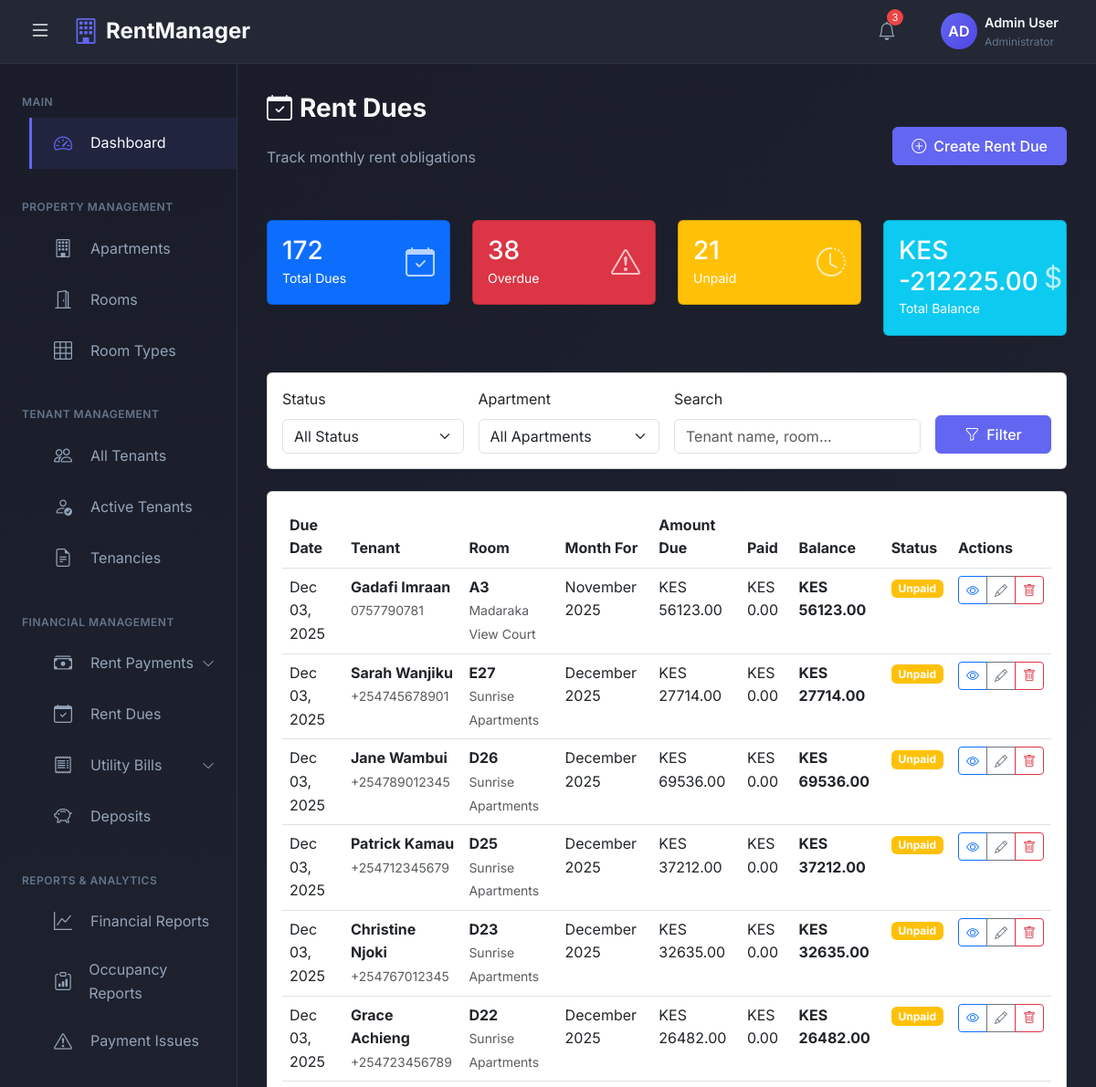
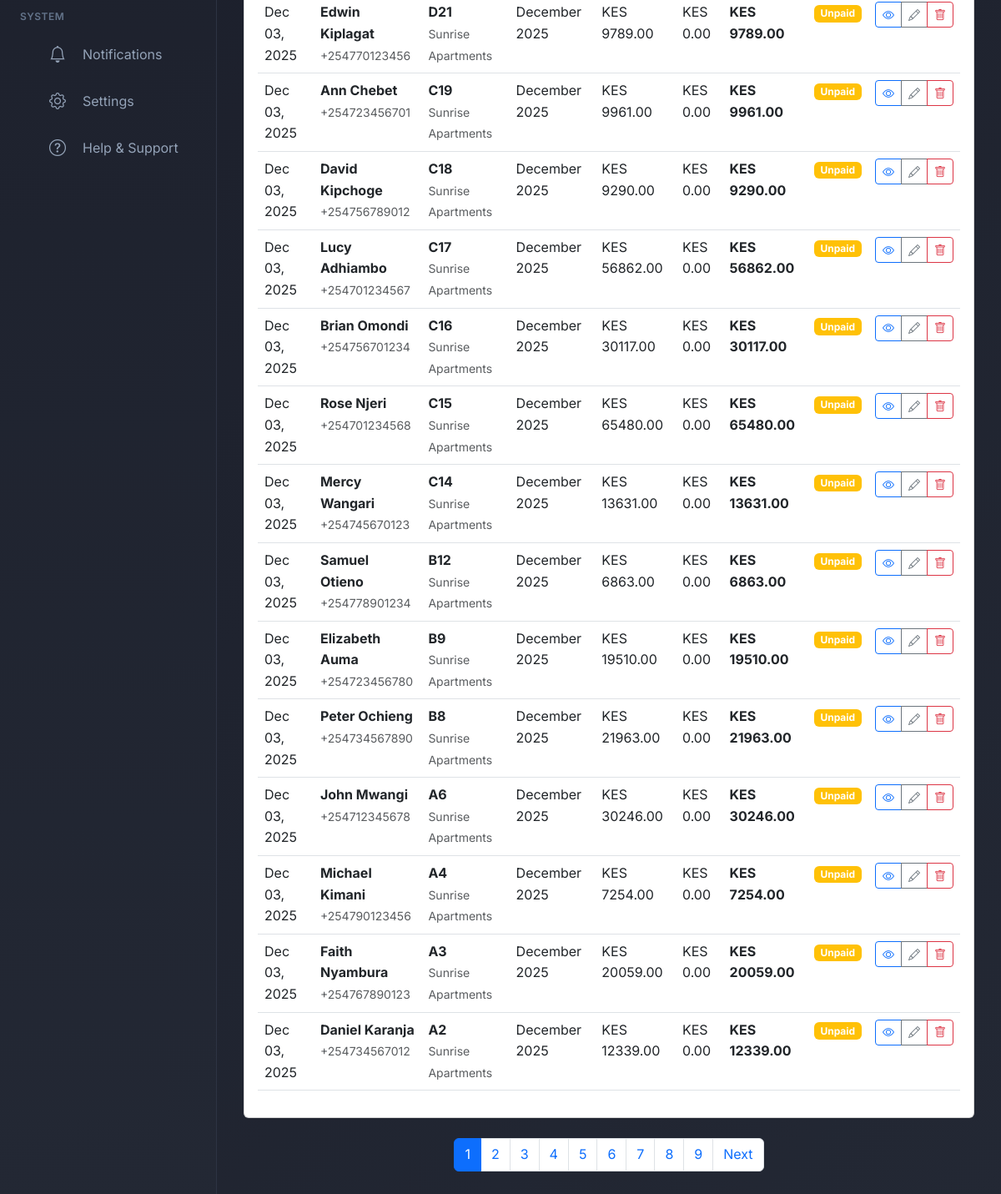
Page /payments/dues/ (signed in) on the earlier database version (2 pictures, top to bottom).
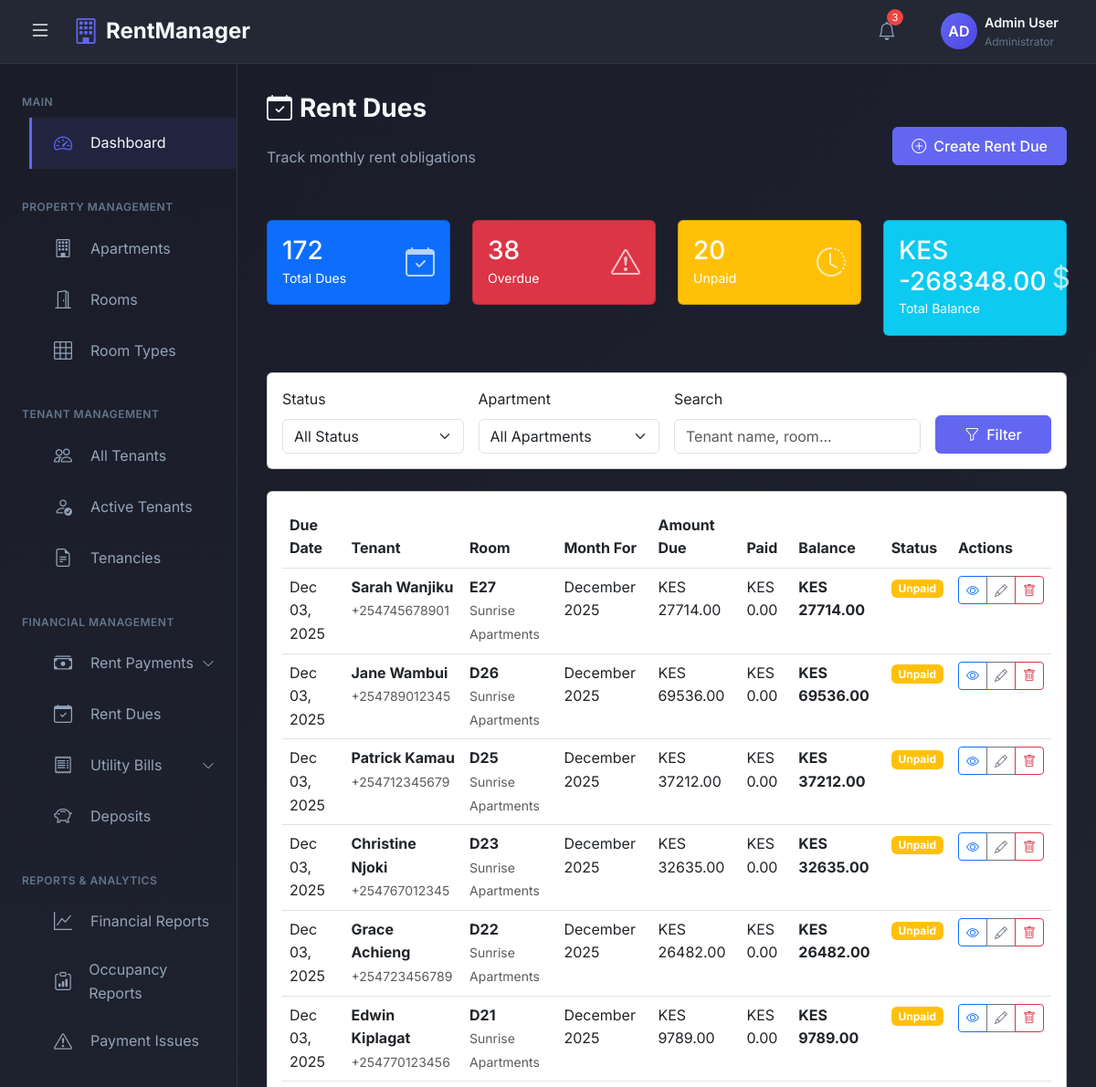
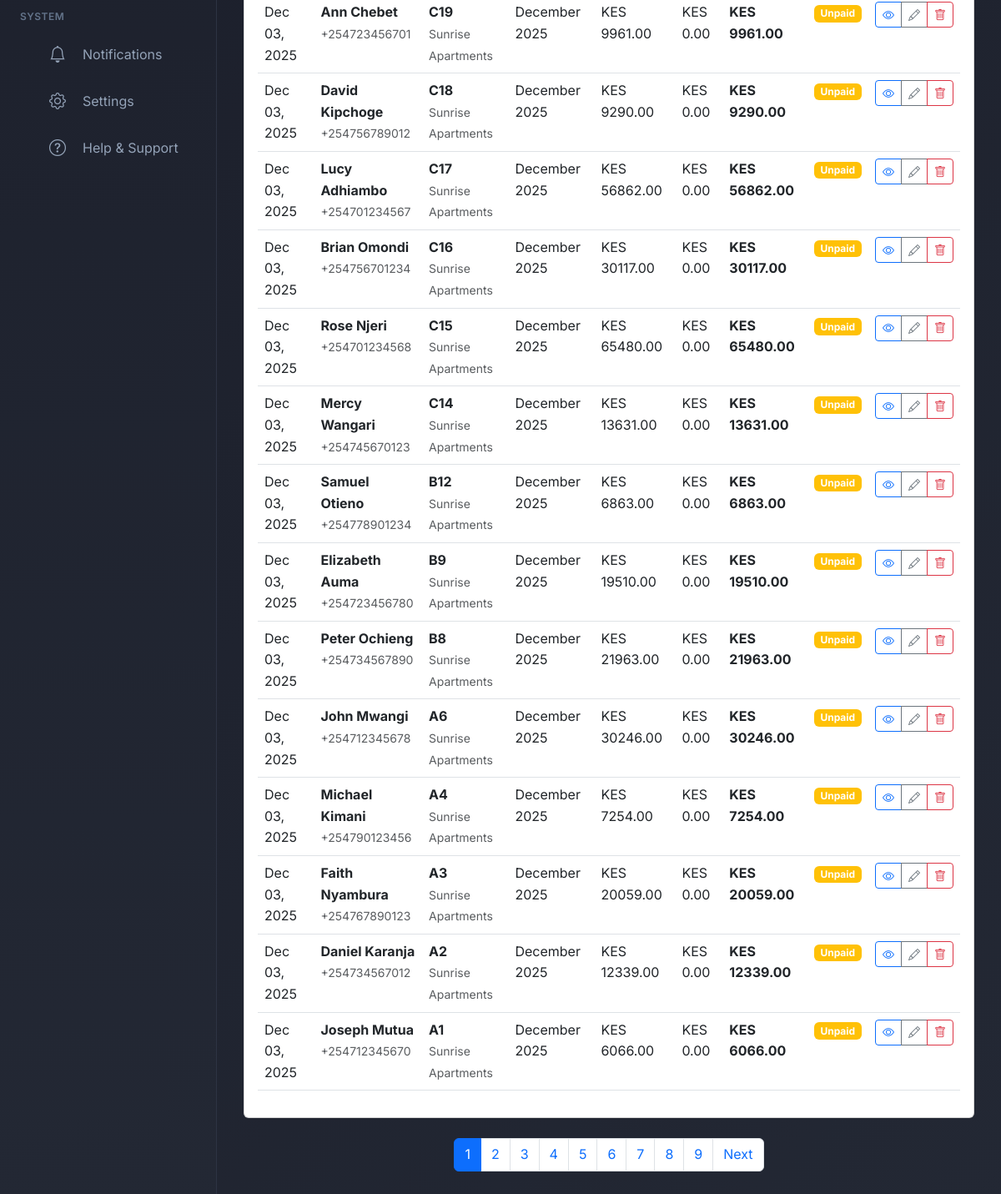
Same page on the later database version (2 pictures, top to bottom).
### rental_app/models.py (models this page shows, shortened)
class RentDue(models.Model):
    DUE_STATUS = (
        ('paid', 'Paid'),
        ('partially_paid', 'Partially Paid'),
        ('unpaid', 'Unpaid'),
        ('overdue', 'Overdue'),
    )
    tenancy = models.ForeignKey(Tenancy, on_delete=models.PROTECT, related_name='rent_dues')
    tenant = models.ForeignKey(User, on_delete=models.PROTECT, related_name='rent_dues')  # Denormalized for history
    due_date = models.DateField()  # Always 3rd of each month
    month_for = models.DateField()  # The month this rent is for
    amount_due = models.DecimalField(max_digits=10, decimal_places=2, validators=[MinValueValidator(0)])
    amount_paid = models.DecimalField(max_digits=10, decimal_places=2, default=0.00)
    balance = models.DecimalField(max_digits=10, decimal_places=2, default=0.00)
    status = models.CharField(max_length=20, choices=DUE_STATUS, default='unpaid')
    reported_to_office = models.BooleanField(default=False)
    report_date = models.DateTimeField(null=True, blank=True)
    report_notes = models.TextField(blank=True)
    is_deleted = models.BooleanField(default=False)
    deleted_at = models.DateTimeField(null=True, blank=True)
    created_at = models.DateTimeField(auto_now_add=True)
    updated_at = models.DateTimeField(auto_now=True)
    class Meta:
        unique_together = ('tenancy', 'month_for')
        ordering = ['-due_date']
        indexes = [
            models.Index(fields=['tenant', 'status']),
            models.Index(fields=['due_date', 'status']),
        ]

class User(AbstractUser):
    USER_TYPE_CHOICES = (
        ('admin', 'Admin'),
        ('tenant', 'Tenant'),
    )
    USER_STATUS = (
        ('active', 'Active'),
        ('inactive', 'Inactive'),
        ('archived', 'Archived'),  # For moved out tenants
    )
    user_type = models.CharField(max_length=10, choices=USER_TYPE_CHOICES)
    user_status = models.CharField(max_length=20, choices=USER_STATUS, default='active')
    phone_number = models.CharField(max_length=15, unique=True)
    national_id = models.CharField(max_length=20, unique=True, null=True, blank=True)
    profile_picture = models.ImageField(upload_to='profiles/', null=True, blank=True)
    is_deleted = models.BooleanField(default=False)
    deleted_at = models.DateTimeField(null=True, blank=True)
    created_at = models.DateTimeField(auto_now_add=True)
    updated_at = models.DateTimeField(auto_now=True)

class Tenancy(models.Model):
    TENANCY_STATUS = (
        ('active', 'Active'),
        ('terminated', 'Terminated'),
        ('suspended', 'Suspended'),
        ('switched', 'Switched Room'),  # When tenant moves to another room
    )
    TERMINATION_REASON = (
        ('vacated', 'Tenant Vacated'),
        ('evicted', 'Evicted'),
        ('room_switch', 'Switched to Another Room'),
        ('other', 'Other'),
    )
    tenant = models.ForeignKey(User, on_delete=models.PROTECT, related_name='tenancies', limit_choices_to={'user_type': 'tenant'})
    room = models.ForeignKey(Room, on_delete=models.PROTECT, related_name='tenancies')
    apartment = models.ForeignKey(Apartment, on_delete=models.PROTECT, related_name='tenancies')  # Denormalized for easy querying
    start_date = models.DateField()
    end_date = models.DateField(null=True, blank=True)
    deposit_paid = models.DecimalField(max_digits=10, decimal_places=2, default=0.00)
    deposit_refunded = models.BooleanField(default=False)
    deposit_refund_amount = models.DecimalField(max_digits=10, decimal_places=2, default=0.00, null=True, blank=True)
    deposit_deduction_reason = models.TextField(blank=True)  # Why deposit was partially refunded
    status = models.CharField(max_length=20, choices=TENANCY_STATUS, default='active')
    termination_reason = models.CharField(max_length=20, choices=TERMINATION_REASON, null=True, blank=True)
    move_in_condition = models.TextField(blank=True)
    move_out_condition = models.TextField(blank=True)
    switched_to_tenancy = models.ForeignKey('self', on_delete=models.SET_NULL, null=True, blank=True, related_name='previous_tenancy')
    switched_from_tenancy = models.ForeignKey('self', on_delete=models.SET_NULL, null=True, blank=True, related_name='next_tenancy')
    is_deleted = models.BooleanField(default=False)
    deleted_at = models.DateTimeField(null=True, blank=True)
    created_at = models.DateTimeField(auto_now_add=True)
    updated_at = models.DateTimeField(auto_now=True)
    class Meta:
        verbose_name_plural = 'Tenancies'
        ordering = ['-start_date']
        indexes = [
            models.Index(fields=['tenant', 'status']),
            models.Index(fields=['apartment', 'status']),
        ]

class Room(models.Model):
    ROOM_STATUS = (
        ('available', 'Available'),
        ('occupied', 'Occupied'),
        ('maintenance', 'Under Maintenance'),
    )
    apartment = models.ForeignKey(Apartment, on_delete=models.CASCADE, related_name='rooms')
    room_number = models.CharField(max_length=10)  # e.g., A1, B2, C3
    room_type = models.ForeignKey(RoomType, on_delete=models.PROTECT)
    floor_number = models.IntegerField(validators=[MinValueValidator(0)])
    has_balcony = models.BooleanField(default=False)
    has_shower = models.BooleanField(default=True)
    has_kitchen_unit = models.BooleanField(default=True)
    has_clothes_cabinet = models.BooleanField(default=True)
    monthly_rent = models.DecimalField(max_digits=10, decimal_places=2, validators=[MinValueValidator(0)])
    deposit_amount = models.DecimalField(max_digits=10, decimal_places=2, validators=[MinValueValidator(0)])
    status = models.CharField(max_length=20, choices=ROOM_STATUS, default='available')
    created_at = models.DateTimeField(auto_now_add=True)
    updated_at = models.DateTimeField(auto_now=True)
    class Meta:
        unique_together = ('apartment', 'room_number')
        ordering = ['floor_number', 'room_number']

class Apartment(models.Model):
    name = models.CharField(max_length=200)
    owner = models.ForeignKey(User, on_delete=models.CASCADE, related_name='apartments', limit_choices_to={'user_type': 'admin'})
    location = models.CharField(max_length=300)
    total_floors = models.IntegerField(validators=[MinValueValidator(1)])
    description = models.TextField(blank=True)
    water_rate_per_unit = models.DecimalField(max_digits=10, decimal_places=2, default=0.00)
    created_at = models.DateTimeField(auto_now_add=True)
    updated_at = models.DateTimeField(auto_now=True)

### rental_app/views.py (the view)
# urls.py: path('payments/dues/', views.rent_dues_list, name='rent_dues_list'),
@login_required
def rent_dues_list(request):
    if request.user.user_type != 'admin':
        messages.error(request, 'Access denied.')
        return redirect('dashboard')
    status_filter = request.GET.get('status', '')
    apartment_filter = request.GET.get('apartment', '')
    search_query = request.GET.get('search', '')
    dues = RentDue.objects.filter(is_deleted=False).select_related(
        'tenant', 'tenancy', 'tenancy__room', 'tenancy__apartment'
    )
    if status_filter:
        dues = dues.filter(status=status_filter)
    if apartment_filter:
        dues = dues.filter(tenancy__apartment_id=apartment_filter)
    if search_query:
        dues = dues.filter(
            Q(tenant__first_name__icontains=search_query) |
            Q(tenant__last_name__icontains=search_query) |
            Q(tenancy__room__room_number__icontains=search_query)
        )
    total_dues = dues.count()
    overdue_count = dues.filter(status='overdue').count()
    unpaid_count = dues.filter(status='unpaid').count()
    total_balance = dues.aggregate(total=Sum('balance'))['total'] or 0
    paginator = Paginator(dues.order_by('-due_date'), 20)
    page_number = request.GET.get('page')
    dues_page = paginator.get_page(page_number)
    apartments = Apartment.objects.filter(owner=request.user)
    context = {
        'dues': dues_page,
        'total_dues': total_dues,
        'overdue_count': overdue_count,
        'unpaid_count': unpaid_count,
        'total_balance': total_balance,
        'apartments': apartments,
        'status_filter': status_filter,
        'apartment_filter': apartment_filter,
        'search_query': search_query,
    }
    return render(request, 'payments/rent_dues_list.html', context)

### templates/payments/rent_dues_list.html (shortened to what the changed rows need)
{% extends 'admin_base.html' %}
{% block content %}
<div class="page-header d-flex justify-content-between align-items-center mb-4">
    <div>
        <h1 class="page-title">
            <i class="bi bi-calendar-check me-2"></i>Rent Dues
        </h1>
    </div>
</div>
<div class="row mb-4">
    <div class="col-md-3 mb-3">
        <div class="card bg-warning text-white">
            <div class="card-body">
                <div class="d-flex justify-content-between align-items-center">
                    <div>
                        <h3 class="mb-0">{{ unpaid_count }}</h3>
                        <small>Unpaid</small>
                    </div>
                </div>
            </div>
        </div>
    </div>
    <div class="col-md-3 mb-3">
        <div class="card bg-info text-white">
            <div class="card-body">
                <div class="d-flex justify-content-between align-items-center">
                    <div>
                        <h3 class="mb-0">KES {{ total_balance|floatformat:2 }}</h3>
                        <small>Total Balance</small>
                    </div>
                </div>
            </div>
        </div>
    </div>
</div>
<div class="card">
    <div class="card-body">
        <div class="table-responsive">
            <table class="table table-hover">
                <thead>
                    <tr>
                        <th>Due Date</th>
                        <th>Tenant</th>
                        <th>Room</th>
                        <th>Month For</th>
                        <th>Amount Due</th>
                        <th>Paid</th>
                        <th>Balance</th>
                        <th>Status</th>
                        <th>Actions</th>
                    </tr>
                </thead>
                <tbody>
                    {% for due in dues %}
                    <tr>
                        <td>{{ due.due_date|date:"M d, Y" }}</td>
                        <td>
                            <strong>{{ due.tenant.get_full_name }}</strong>
                            <br><small class="text-muted">{{ due.tenant.phone_number }}</small>
                        </td>
                        <td>
                            <strong>{{ due.tenancy.room.room_number }}</strong>
                            <br><small class="text-muted">{{ due.tenancy.apartment.name }}</small>
                        </td>
                        <td>{{ due.month_for|date:"F Y" }}</td>
                        <td>KES {{ due.amount_due|floatformat:2 }}</td>
                        <td>KES {{ due.amount_paid|floatformat:2 }}</td>
                        <td><strong>KES {{ due.balance|floatformat:2 }}</strong></td>
                        <td>
                            {% if due.status == 'paid' %}
                            <span class="badge bg-success">Paid</span>
                            {% elif due.status == 'partially_paid' %}
                            <span class="badge bg-info">Partially Paid</span>
                            {% elif due.status == 'unpaid' %}
                            <span class="badge bg-warning">Unpaid</span>
                            {% else %}
                            <span class="badge bg-danger">Overdue</span>
                            {% endif %}
                        </td>
                        <td>
                            <div class="btn-group btn-group-sm">
                                <a href="{% url 'rent_due_detail' due.pk %}"
                                   class="btn btn-outline-primary" title="View">
                                    <i class="bi bi-eye"></i>
                                </a>
                                <a href="{% url 'rent_due_edit' due.pk %}"
                                   class="btn btn-outline-secondary" title="Edit">
                                    <i class="bi bi-pencil"></i>
                                </a>
                                <button type="button" class="btn btn-outline-danger" title="Delete"
                                        onclick="deleteDue({{ due.pk }}, '{{ due.tenant.get_full_name }}')">
                                    <i class="bi bi-trash"></i>
                                </button>
                            </div>
                        </td>
                    </tr>
                    {% endfor %}
                </tbody>
            </table>
        </div>
    </div>
</div>
{% if dues.has_other_pages %}
<nav aria-label="Page navigation" class="mt-4">
    <ul class="pagination justify-content-center">
        {% for num in dues.paginator.page_range %}
        <li class="page-item {% if dues.number == num %}active{% endif %}">
            <a class="page-link" href="?page={{ num }}">{{ num }}</a>
        </li>
        {% endfor %}
    </ul>
</nav>
{% endif %}
{% endblock %}

Differences in the rows shown:
no longer on this page (row edited): RentDue: due_date "Dec 03, 2025", tenant.get_full_name "Gadafi Imraan", tenant.phone_number "0757790781", tenancy.room.room_number "A3", tenancy.apartment.name "Madaraka View Court", month_for "November 2025", amount_due "56123.00", amount_paid "0.00", balance "56123.00", status "Unpaid"
now on this page (row unchanged): RentDue: due_date "Dec 03, 2025", tenant.get_full_name "Joseph Mutua", tenant.phone_number "+254712345670", tenancy.room.room_number "A1", tenancy.apartment.name "Sunrise Apartments", month_for "December 2025", amount_due "6066.00", amount_paid "0.00", balance "6066.00", status "Unpaid"
Other differences:
{{ unpaid_count }}: "21" → "20"
{{ total_balance|floatformat:2 }}: "-212225.00" → "-268348.00"
